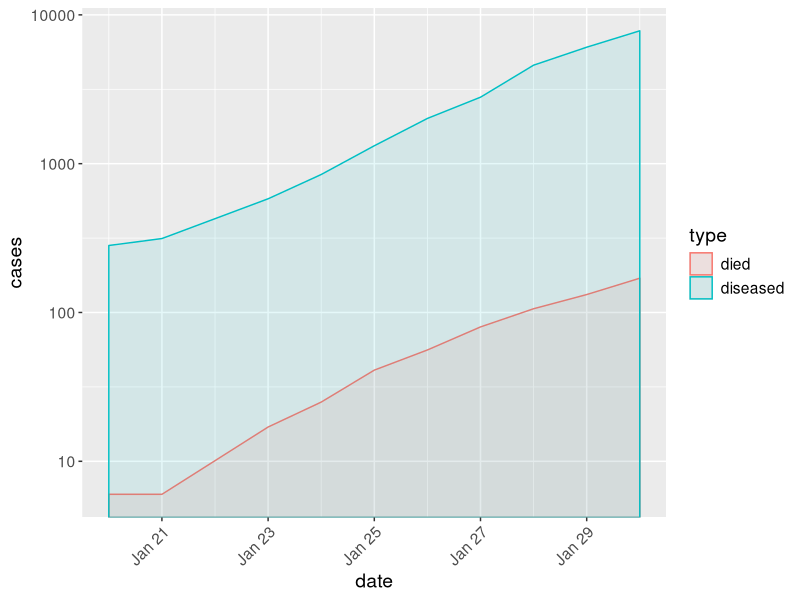

Write R code to recreate this figure.
library(data.table)
library(tidyverse)
library(lubridate)
library(ggplot2)

corona <- fread("./coronaData.tsv", data.table = F)
corona$date <- dmy(corona$date)
corona <- rbind(
                data.table(date = min(corona$date),
                           diseased = 0,
                           died = 0),
                corona,
                data.table(date = max(corona$date),
                diseased = 0,
                died = 0
                )
)
corona_gathered <- gather(corona, "type", "cases", -date)

g <- ggplot(corona_gathered, 
			mapping = aes(x = date, 
						  y = cases, 
						  color = type, 
						  fill = type))

png("corona.png", width = 600, height = 600)
g + 
    geom_polygon(alpha = 0.1) + 
    scale_x_date() + 
    scale_y_log10() +
    theme(text = element_text(size=14),
          axis.text.x = element_text(angle=45, hjust=1)) 
dev.off()
